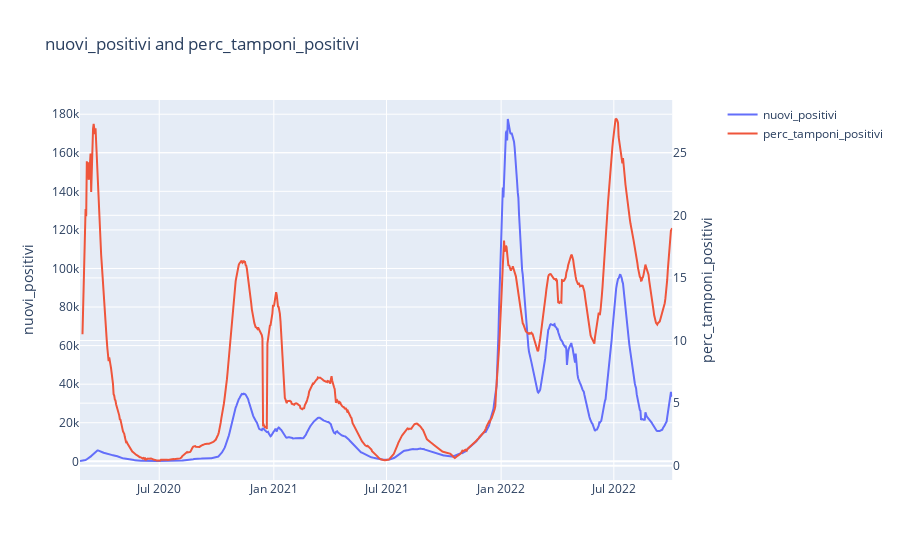

This figure's notebook cell:
### Code cell
trend1='nuovi_positivi'
trend2='perc_tamponi_positivi'

# Create figure with secondary y-axis
fig = make_subplots(specs=[[{"secondary_y": True}]])

# Add traces
fig.add_trace(
    go.Scatter(x=giorni, y=moving_function_rev1(trend[trend1]['Italia'],np.mean,3,3), name=trend1),
    secondary_y=False,
)

fig.add_trace(
    go.Scatter(x=giorni, y=moving_function_rev1(trend[trend2]['Italia'],np.mean,3,3), name=trend2),
    secondary_y=True,
)

# Add figure title
fig.update_layout(
    title_text="%s and %s"%(trend1,trend2)
)

# Set x-axis title
#fig.update_xaxes(title_text="Giorni")

# Set y-axes titles
fig.update_yaxes(title_text=trend1, secondary_y=False)
fig.update_yaxes(title_text=trend2, secondary_y=True)

fig.show()

### Figure 1 — Plotly figure (JSON) as saved in the notebook; plotly's stock layout.template omitted (floating-point values rounded to 4 significant figures; data arrays with more than 128 entries replaced by an {"elided": "..."} marker saying what was removed)
{"data": [{"name": "nuovi_positivi", "type": "scatter", "x": {"elided": "952 str values"}, "xaxis": "x", "y": {"elided": "952 float values"}, "yaxis": "y"}, {"name": "perc_tamponi_positivi", "type": "scatter", "x": {"elided": "952 str values"}, "xaxis": "x", "y": {"elided": "952 float values"}, "yaxis": "y2"}], "layout": {"title": {"text": "nuovi_positivi and perc_tamponi_positivi"}, "xaxis": {"anchor": "y", "domain": [0, 0.94]}, "yaxis": {"anchor": "x", "domain": [0, 1], "title": {"text": "nuovi_positivi"}}, "yaxis2": {"anchor": "x", "overlaying": "y", "side": "right", "title": {"text": "perc_tamponi_positivi"}}}}
